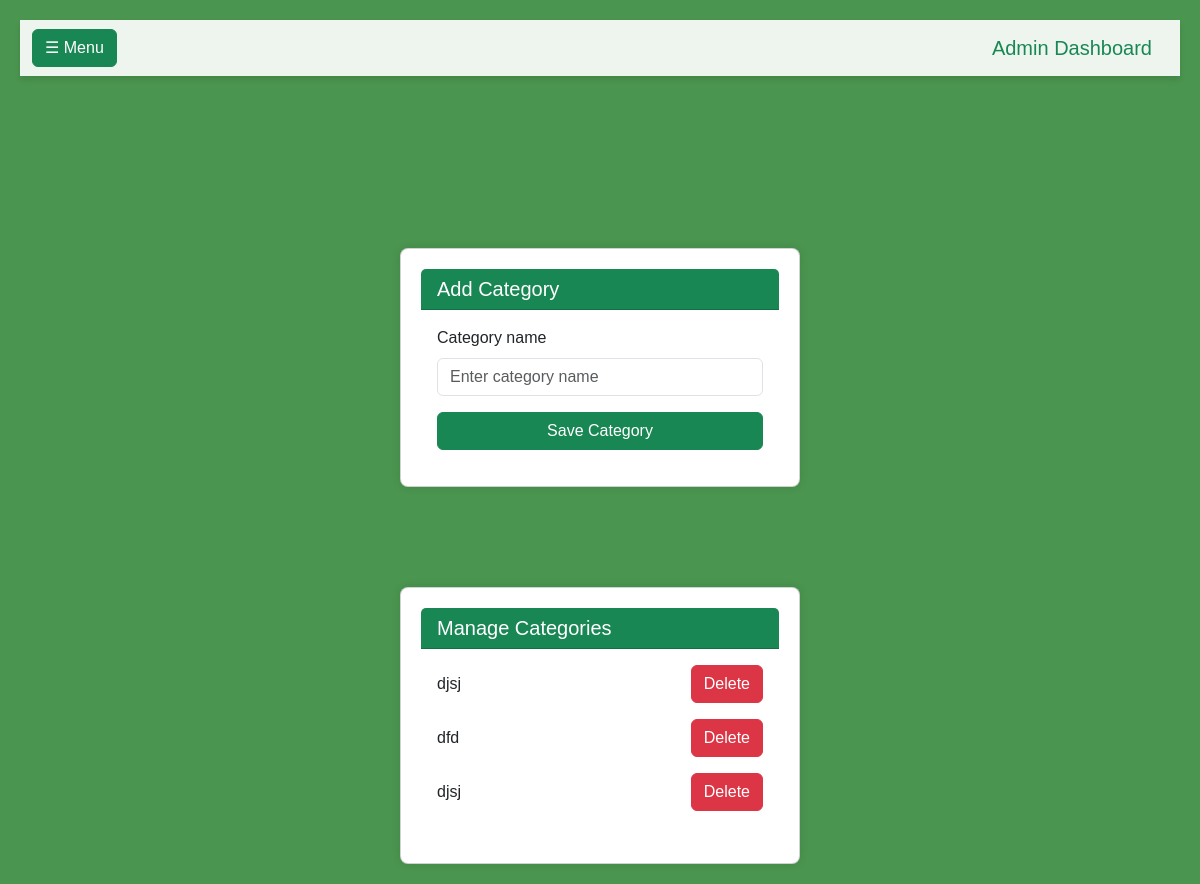
The app's page /addcat/ (signed in), older data.
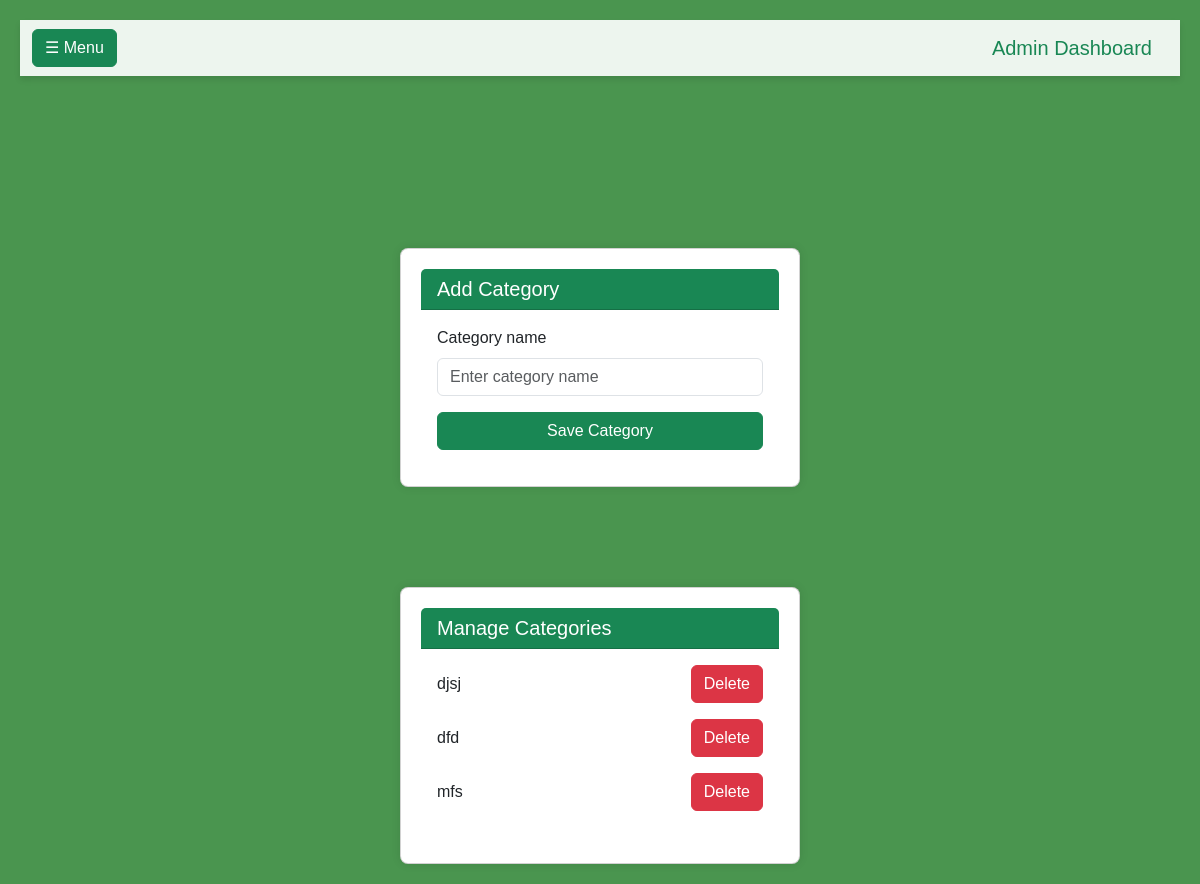
The same page, newer data.
### app/models.py (models this page shows)
class Category(models.Model):
     cat_name=models.TextField()

### app/views.py (the view, shortened to what this page needs)
# urls.py: path('addcat/',views.add_cat, name='addcat'),
def add_cat(req):
    if 'shop' in req.session:
        categories= Category.objects.all
        return render(req,'shop/addcategory.html',{'categories':categories})
    else:
        return render(log)

### templates/shop/addcategory.html (shortened to what this page needs)
<!DOCTYPE html>
<html lang="en">
<head>
    {% load static %}
    <link href="https://cdn.jsdelivr.net/npm/bootstrap@5.3.3/dist/css/bootstrap.min.css" rel="stylesheet">
</head>
<body>
    <nav class="navbar navbar-expand-lg navbar-light">
        <div class="container-fluid">
            <button class="btn btn-success me-2" type="button" data-bs-toggle="offcanvas" data-bs-target="#sidebar" aria-controls="sidebar">
                ☰ Menu
            </button>
            <a class="navbar-brand text-success" href="./">Admin Dashboard</a>
        </div>
    </nav>
    <div class="container mt-4">
        <div class="row mt-5 g-4">
            <div class="col-lg-6 mx-auto">
                <div class="card">
                    <div class="card-header text-white bg-success">
                        <h5 class="mb-0">Add Category</h5>
                    </div>
                    <div class="card-body">
                        <form action="" method="post" enctype="multipart/form-data">
                            <div class="mb-3">
                                <label for="categoryname" class="form-label">Category name</label>
                                <input type="text" class="form-control" id="category_name" name="category_name" placeholder="Enter category name" required>
                            </div>
                            <button type="submit" class="btn btn-success w-100">Save Category</button>
                        </form>
                    </div>
                </div>
                <div class="card">
                    <div class="card-header text-white bg-success">
                        <h5 class="mb-0">Manage Categories</h5>
                    </div>
                    <div class="card-body">
                        {% for c in categories %}
                        <div class="mb-3 d-flex justify-content-between align-items-center">
                            <p class="mb-0">{{ c.cat_name }}</p>
                            <form action="{% url 'delecat' c.id %}" method="post" enctype="multipart/form-data" style="margin: 0;">
                                <button type="submit" class="btn btn-danger">Delete</button>
                            </form>
                        </div>
                        {% endfor %}
                    </div>
                </div>
            </div>
        </div>
    </div>
</body>
</html>

Row changes from the older to the newer data that the page shows:
removed Category: cat_name "djsj"
added Category: cat_name "mfs"
